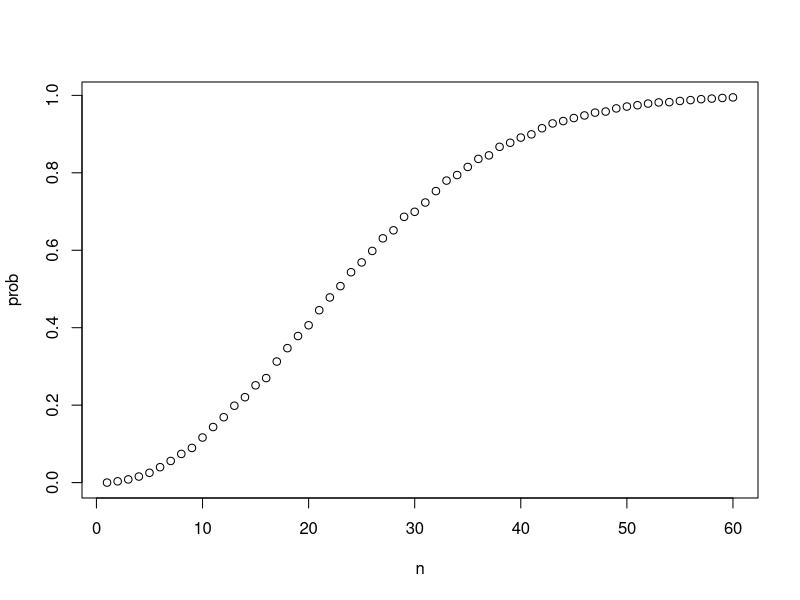
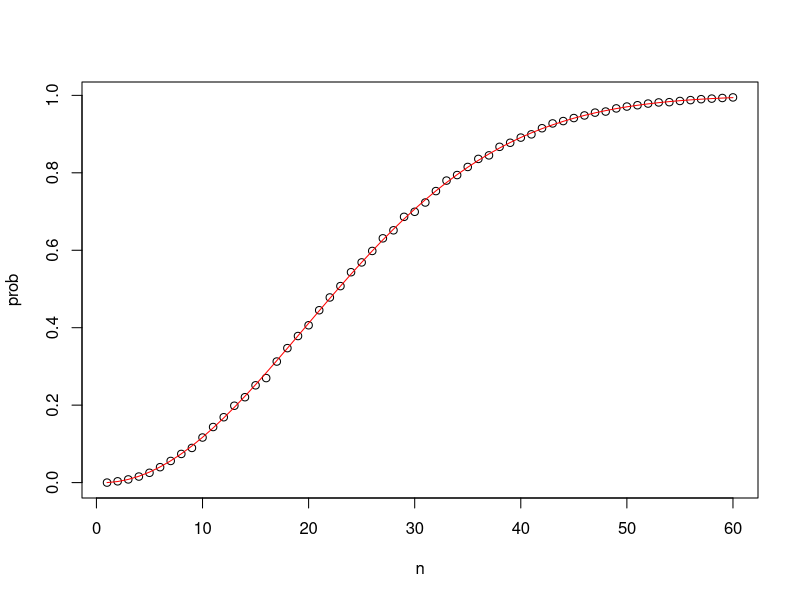
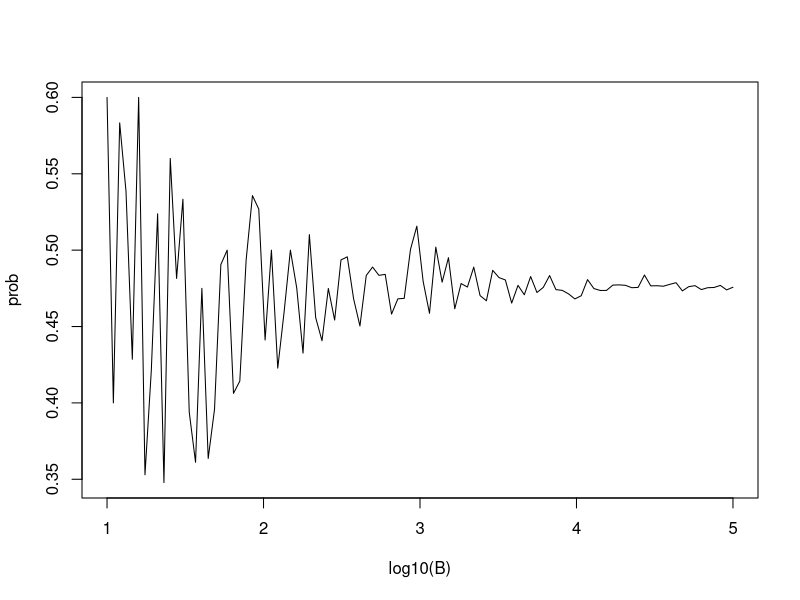
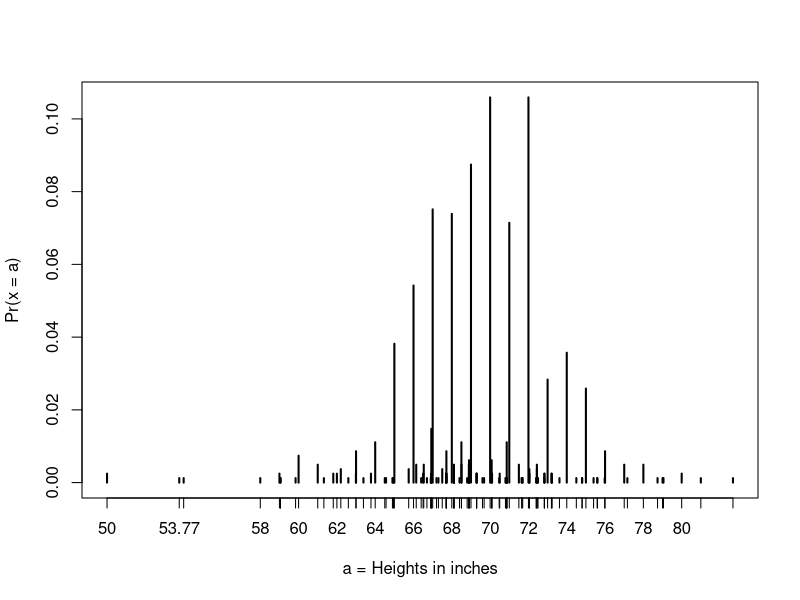

Write R code to recreate these figures, in order.
## 20/10/18 - Sergio
## Estudos de Probabilidade

# replicate function and Monte Carlo Simulation
B <- 10000
beads <- rep(c("red", "blue"), times=c(2,3))
beads
events <- replicate(B, sample(beads, 1))
tab <- table(events)
tab
prop.table(tab)


# using the function paste

number <- "three"
suit <- "hearts"
paste(number, suit)

paste(letters[1:5], as.character(1:5))

# using the function expand.grid => gives us all the COMBINATION of 2 lists
expand.grid(pants = c("blue", "black"), shirt = c("white", "grey", "red"))


# generating a deck of cards
suits <- c("Diamonds", "Clubs", "Hearts", "Spades")
numbers <- c("Ace", "Deuce", "Three", "Four", "Five", "Six", "Seven", "Eight", "Nine", "Ten", "Jack", "Queen", "King")
deck1 <- expand.grid(number=numbers, suit=suits)
deck1
deck <- paste(deck1$number, deck1$suit)
deck

# Probability of King in the first card
Kings <- paste("King", suits)
Kings
deck %in% Kings
mean(deck %in% Kings)

# =========== Functions combinations() and permutations() ==========

## permutations => computes for any list of size n all the different ways we 
##                can select R itens. LOOK OUT: Order matters

library(gtools)
permutations(5, 2)

# seing 5 random 7-digit phone numbers out of all possible phone numbers 
# (without repeated numbers)

all_phone_numbers <- permutations(10, 7, v = 0:9)
n <- nrow(all_phone_numbers)
n
index <- sample(n, 5)
all_phone_numbers[index,]

# choosing two cards
hands <- permutations(52, 2, v = deck)
nrow(hands)
hands
first_card <- hands[,1]
second_card <- hands[,2]
first_card
second_card

# how many cases have a first card that is a king?
sum(first_card %in% Kings)

# What fraction of the cases with a king as the first card have also a king in 
# the second card?
sum(first_card %in% Kings & second_card %in% Kings) / sum(first_card %in% Kings)


## Now, if orders not matter? => Combinations()
# example: blackjack, if you get an ace and a face card, it's called a natural 21, 
# and you win automatically. The order doesn't matter

permutations(3,2)
combinations(3,2)

# what's the probability of a natural 21 in blackjack?
aces <- paste("Ace", suits)

facecard <- c("King", "Queen", "Jack", "Ten")
facecard <- expand.grid(number=facecard, suit=suits)
facecard <- paste(facecard$number, facecard$suit)

hands <- combinations(52, 2, v = deck)
hands
nrow(hands)

mean(hands[,1] %in% aces & hands[,2] %in% facecard | hands[,2] %in% aces & hands[,1] %in% facecard)

# using Monte Carlo Simulation

B <- 10000
results <- replicate(B, {
  hand <- sample(deck, 2)
  (hand[1] %in% aces & hand[2] %in% facecard  | 
   hand[2] %in% aces & hand[1] %in% facecard)
})
mean(results)

# ---------------------------------------------------------
# ===========  The Birthday Problem   =====================

# Supposing you're in a clasroom with 50 people. If we assume this is a randomly 
# selected group, what is the chance that at least two people have the same 
# birthday?

n <- 50
bdays <- sample(1:365, n, replace=TRUE)

# using duplicated to check

# example:
duplicated(c(1,2,3,1,4,3,5))

duplicated(bdays)
# Checking if there's at least two birthdays are the same
any(duplicated(bdays))

# Using Monte Carlo
B <- 10000
results <- replicate(B, {
  bdays <- sample(1:365, n, replace=TRUE)
  any(duplicated(bdays))
})
mean(results)

# -------------------------------------------
# ===========  Sapply   =====================

# When are the chances larger then 50%? Larger than 75%?

# Creating a function to compute fot any group
compute_prob <- function(n, B=10000){
  same_day <- replicate(B, {
    bdays <- sample(1:365, n, replace=TRUE)
    any(duplicated(bdays))
  })
  mean(same_day)
}

n <- seq(1,60)

# To execute compute_prob for n, we could use a for loop, but it's rarely the 
# preferred aproach in R

# We can perform operations on entire vectors
x <- 1:10
sqrt(x)
y <- 1:10
x * y

# Using sapply
sapply(x, sqrt)

# So...
prob <- sapply(n, compute_prob)
plot(n, prob)

# Now, instead of computing the probability of it happening, we'll compute
# the probability of it not happening

# probability of n people DON'T have the same birthday
# 1 * 364/365 * 363/365 ... (365 - n + 1) / 365

exact_prob <- function(n){
  prob_unique <- seq(365, 365 - n + 1)/365
  1 - prod(prob_unique)
  # prod => returns the product of all the values present in its arguments.
}

eprob <- sapply(n, exact_prob)
plot(n, prob)
lines(n, eprob, col = "red")

# --------------------------------------------------------------------------
# ===========  How Many Monte Carlo  Experiments Are Enough   ==============

# This is actually a challenge question. One prectical approach is to check the 
# stability of the estimate

B <- 10 ^ seq(1, 5, len = 100)


# Cheking the stability of a MOnte Carlo Simulation with the Birthday Problem 
# for 22 people
compute_prob <- function(B, n=22){
  same_day <- replicate(B, {
    bdays <- sample(1:365, n, replace=TRUE)
    any(duplicated(bdays))
  })
  mean(same_day)
}

prob <- sapply(B, compute_prob)
plot(log10(B), prob, type = "l")

# As B gets bigger and bigger, eventually it starts to stabilize

# --------------------------------------------------------------------------
# ===========  The Addition Rule   =========================================

# Exemple, to get 21 in the blackjack. Two ways, you can get an ace and a 
# facecard (A) OR you can get a facecard and an ace (B). A OR B.

# Pr(A or B) = Pr(A) + Pr(B) - Pr(A and B)

#  0.048 = (1/13 * 16/51) + (16/52 * 4/51) - 0


# --------------------------------------------------------------------------
# ===========  The Monty Hall Problem   =======================================

# Simulating the strategy of sticking to same door
B <- 10000
stick <- replicate(B, {
  doors <- as.character(1:3)
  prize <- sample(c("car", "goat", "goat"))
  prize_door <- doors[prize == "car"]
  my_pick <- sample(doors, 1)
  show <- sample(doors[!doors %in% c(my_pick, prize_door)], 1)
  stick <- my_pick
  stick == prize_door
})

mean(stick)

# Now changing the strategy, switch the door

switch <- replicate(B, {
  doors <- as.character(1:3)
  prize <- sample(c("car", "goat", "goat"))
  prize_door <- doors[prize == "car"]
  my_pick <- sample(doors, 1)
  show <- sample(doors[!doors %in% c(my_pick, prize_door)], 1)
  stick <- my_pick
  switch <- doors[!doors %in% c(my_pick, show)]
  switch == prize_door
})

mean(switch)

# You are switching from the original that had a 1 in 3 chances of being the
# one to whatever is the other option, which has to have a 2 in 3 chance.

# =================== CONTINUOUS PROBABILITY ============================

# In a list of numeric values such heights, it's not useful to construct a 
# distribution that assigns a proportion to each possible outcome


# When using distributions to summarize numeric data, it is more practical to 
# define a function that operates on intervals rather than single values =>
# emprical cumulative distribution function - eCDF

library(tidyverse)
library(dslabs)
data(heights)

x <- heights %>% filter(sex=="Male") %>% .$height
F <- function(a) mean(x <= a)

# What is the chance that a student is taller than 70? (proportion of students 
# taller than 70)
1 - F(70)

# We can use the CDF to compute the probability of any subset. Example: the
# probability of a student being between the height a an the height b
# F(b) - F(a)

# --------------------------------------------------------------------------
# ===========  Theoretical Distribution ====================================

# The CDF for the normal distribution is defined by a mathematical formula,
# which in R is obtained with the function pnorm

# F(a) = pnorm(a, avg, s)

x <- heights %>% filter(sex=="Male") %>% .$height
1 - pnorm(70.5, mean(x), sd(x))

plot(prop.table(table(x)), xlab = "a = Heights in inches", ylab = "Pr(x = a)")

# => It's much more useful for data analytic purposes to treat this outcome as
#    a continuous numeric variable

# What's the probability that someone is between 67.5 and 68.5? 68.5 and 69.5? 
# 69.5 and 70.5

   # Using the data, the actual data
mean(x <= 68.5) - mean(x <= 67.5)
mean(x <= 69.5) - mean(x <= 68.5)
mean(x <= 70.5) - mean(x <= 69.5)

   # Now using approximation

pnorm(68.5, mean(x), sd(x)) - pnorm(67.5, mean(x), sd(x))
pnorm(69.5, mean(x), sd(x)) - pnorm(68.5, mean(x), sd(x))
pnorm(70.5, mean(x), sd(x)) - pnorm(69.5, mean(x), sd(x))

# For this intervals, the normal approximation is quite useful
# For others intervals, those that don't include an integer for exemple, is not
# that useful

mean(x <= 70.9) - mean(x <= 70.1)
pnorm(70.9, mean(x), sd(x)) - pnorm(70.1, mean(x), sd(x))

    # => DISCRETIZATION
